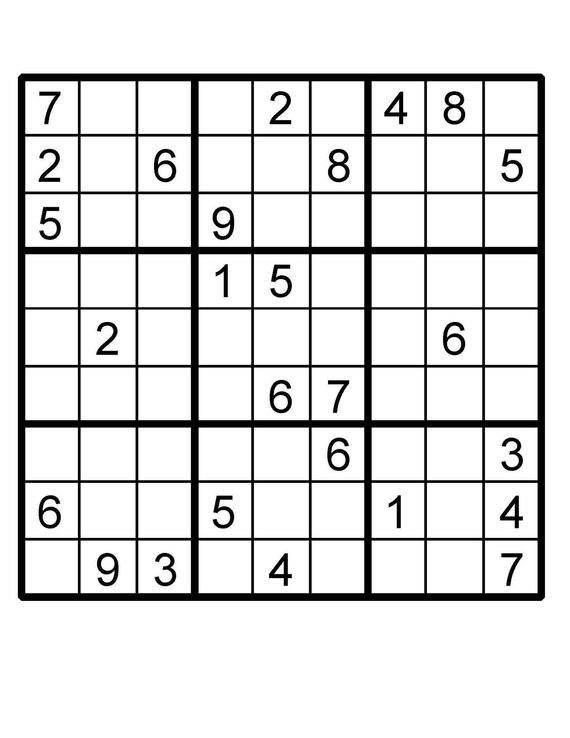
#> input picture sudoku3.jpg, 570 x 738 px
$ python main.py
#> lines starting #> are read from the running program, lines starting #| are printed output that depends on the picture; after the words box and inside, x2 and y2 are one past the last pixel; in counts of white or black regions, pixels touching at a corner belong together
import cv2
import numpy as np
import time

img = cv2.imread('sudoku3.jpg')
#> img is the input picture: shape (738, 570, 3); min 0, max 255, mean 222.3
# blur = cv2.bilateralFilter(img,9,75,75)
gray = cv2.GaussianBlur(img,(7,7),0)
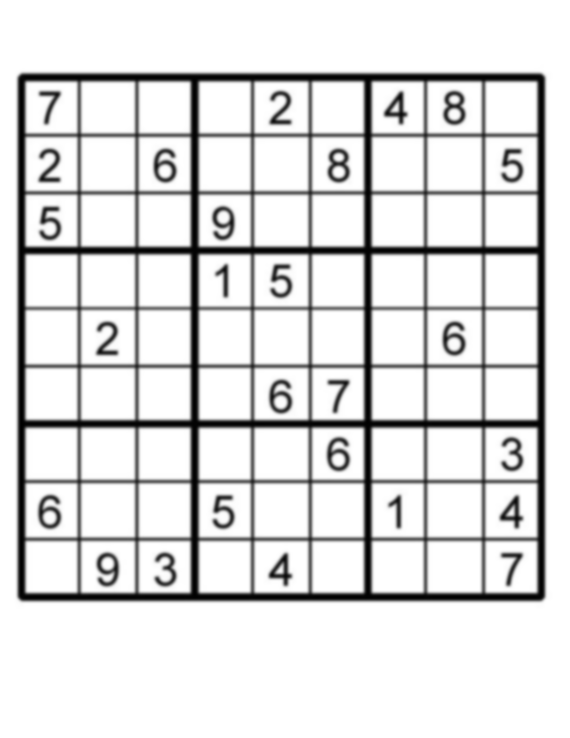
#> gray: shape (738, 570, 3); min 1, max 255, mean 222.4
gray = cv2.cvtColor(img, cv2.COLOR_BGR2GRAY)
#> gray: shape (738, 570)
ret, gray = cv2.threshold(gray, 127, 255, 0)
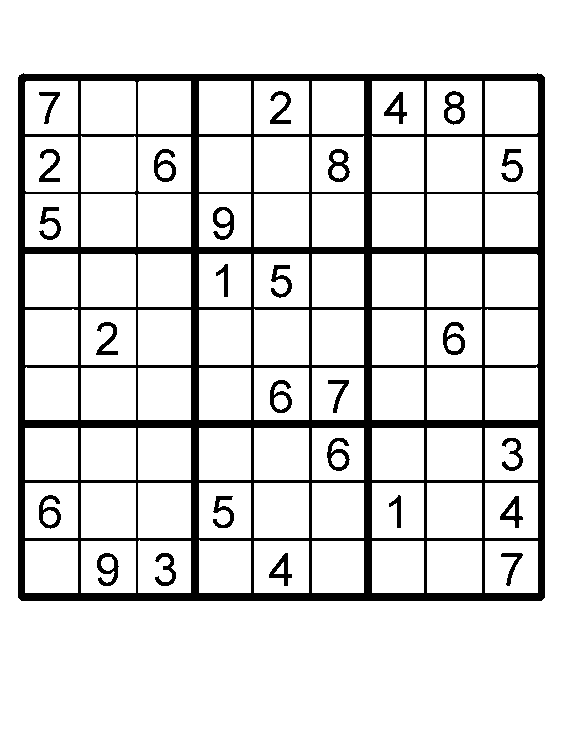
#> gray: shape (738, 570); 87% white; 27 black regions
contours, hierarchy = cv2.findContours(gray, cv2.RETR_TREE, cv2.CHAIN_APPROX_SIMPLE)
#> contours = 123 contours; largest, box (x1, y1, x2, y2) and area: (0, 0, 570, 738) 419353, (17, 72, 546, 602) 278756, (81, 136, 136, 192) 2917, (427, 309, 482, 365) 2916, (254, 309, 309, 365) 2916
contours = sorted(contours, key=cv2.contourArea, reverse=True)
polygon = contours[1]
#> polygon = contour of 18 points, box (x1, y1, x2, y2) (17, 72, 546, 602), area 278756
# second = contours[1]
# print(len(second))
# print(1980*18/5)
pts1 = []
X = [x for x in range(0, 450, 50)]
print(X)
epsilon = 0.1*cv2.arcLength(polygon,True)
#> epsilon = 210.5
approx = cv2.approxPolyDP(polygon,epsilon,True)
#> approx = [[19, 74], [545, 77], [541, 601], [17, 597]]
# print(approx)
for i in range(len(approx)):
	pts1.append([approx[i][0][0], approx[i][0][1]])
	cv2.circle(img, (approx[i][0][0], approx[i][0][1]), 3, (0,255,0), -1)
#> this loop made 4 passes
#> img: shape (738, 570, 3); 0.03% of pixels changed, all inside (x1, y1, x2, y2) = (14, 71, 549, 605)
#> after the loop, pts1 = [[19, 74], [545, 77], [541, 601], [17, 597]]

pts1 = np.float32(pts1)
pts2 = np.float32([[0,0],[450,0],[450,450],[0,450]])

M = cv2.getPerspectiveTransform(pts1,pts2)
#> M = [[0.857, 0.00328, -16.52], [-0.00489, 0.857, -63.31], [3.73e-06, -7.22e-06, 1]]
dst = cv2.warpPerspective(img,M,(450,450))
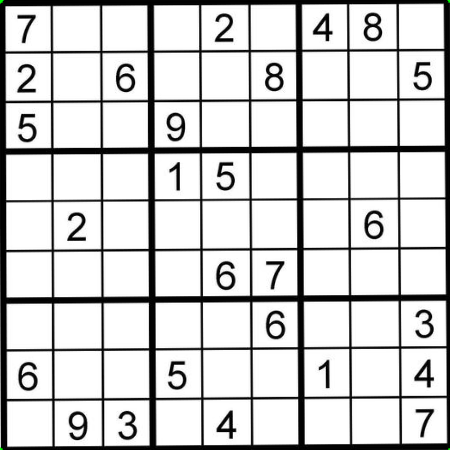
#> dst: shape (450, 450, 3); mean B, G, R 208.1, 208.1, 208.1

# for i in range(len(second)):
	# cv2.circle(img, (second[i][0][0], second[i][0][1]), 7, (255,0,0), -1)
# cv2.drawContours(img, contours[1], -1, (255,0,0), 3)
cv2.imshow('input', dst)

cv2.waitKey(0)
cv2.destroyAllWindows()

$ run again, with sudoku2.jpg copied over sudoku3.jpg
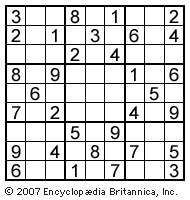
#> input picture sudoku2.jpg, 190 x 200 px
#> img is the input picture: shape (200, 190, 3); min 0, max 255, mean 209.6
#> contours = 235 contours, 115 with area under 20; largest, box (x1, y1, x2, y2) and area: (0, 0, 190, 200) 37611, (4, 4, 186, 182) 32035, (145, 161, 164, 179) 306, (105, 161, 124, 179) 306, (66, 161, 85, 179) 306
#> polygon = [[4, 5], [5, 4], [184, 4], [185, 5], [185, 180], [184, 181], [5, 181], [4, 180]]
#> epsilon = 71.37
#> approx = [[4, 5], [184, 4], [185, 180], [5, 181]]
#> the loop `for i in range(len(approx)):` made 4 passes
#> after the loop `for i in range(len(approx)):`:
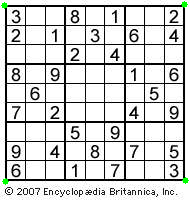
#> img: shape (200, 190, 3); 0.31% of pixels changed, all inside (x1, y1, x2, y2) = (1, 1, 189, 185)
#> M = [[2.5, -0.0142, -9.93], [0.0142, 2.56, -12.84], [-6.61e-19, -4.9e-19, 1]]
#> `dst = cv2.warpPerspective(img,M,(450,450))`:
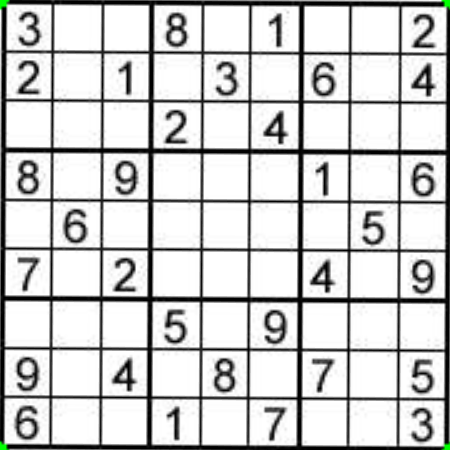
#> dst: shape (450, 450, 3); mean B, G, R 204.7, 204.9, 204.7

$ run again, with sudoku5.jpg copied over sudoku3.jpg
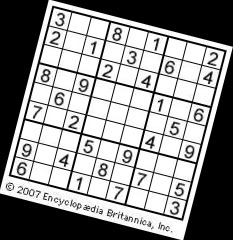
#> input picture sudoku5.jpg, 233 x 240 px
#> img is the input picture: shape (240, 233, 3); min 0, max 255, mean 142.2
#> `ret, gray = cv2.threshold(gray, 127, 255, 0)`:
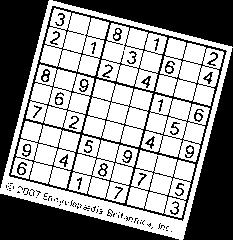
#> gray: shape (240, 233); 56.3% white; 99 black regions (62 under 20 px)
#> contours = 535 contours, 461 with area under 20; largest, box (x1, y1, x2, y2) and area: (0, 0, 233, 240) 37615, (8, 5, 228, 222) 32024, (83, 79, 153, 147) 3106, (68, 135, 138, 203) 3104, (97, 23, 167, 91) 3095
#> polygon = contour of 356 points, box (x1, y1, x2, y2) (8, 5, 228, 222), area 32024
#> epsilon = 76.4
#> approx = [[52, 5], [227, 51], [182, 221], [8, 175]]
#> the loop `for i in range(len(approx)):` made 4 passes
#> M = [[2.41, 0.624, -128.6], [-0.648, 2.47, 21.38], [1.55e-05, -2.74e-05, 1]]
#> `dst = cv2.warpPerspective(img,M,(450,450))`:
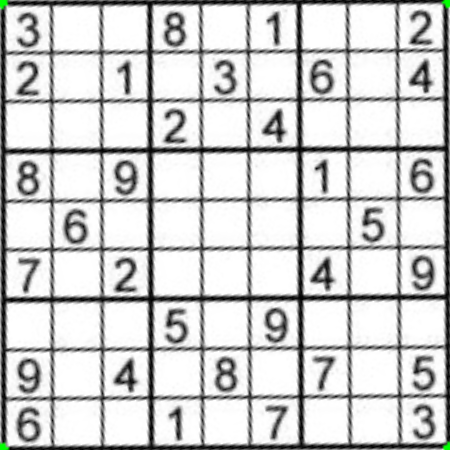
#> dst: shape (450, 450, 3); mean B, G, R 204.6, 204.9, 204.6

$ run again, with sudoku.png saved as sudoku3.jpg
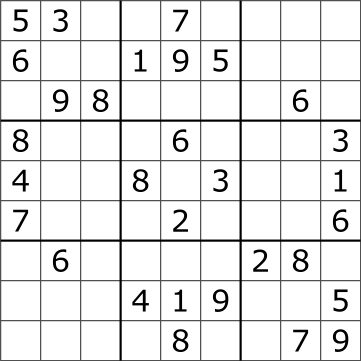
#> input picture sudoku.png, 361 x 361 px
#> img is the input picture: shape (361, 361, 3); min 0, max 255, mean 231.8
#> `ret, gray = cv2.threshold(gray, 127, 255, 0)`:
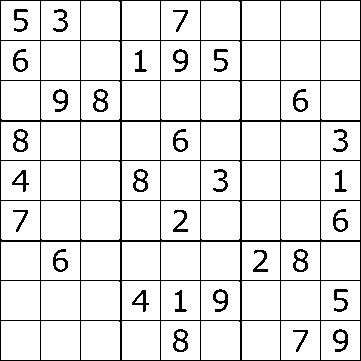
#> gray: shape (361, 361); 90.3% white; black in thin lines or dots
#> contours = 132 contours; largest, box (x1, y1, x2, y2) and area: (321, 321, 360, 360) 1444, (281, 321, 320, 360) 1444, (161, 321, 200, 360) 1444, (41, 321, 80, 360) 1444, (1, 321, 40, 360) 1444
#> polygon = [[281, 321], [281, 359], [319, 359], [319, 321]]
#> epsilon = 15.2
#> approx = [[281, 321], [281, 359], [319, 359], [319, 321]]
#> the loop `for i in range(len(approx)):` made 4 passes
#> M = [[-1.03e-14, 11.84, -3801.3], [11.84, -3.77e-16, -3327.6], [-3.32e-18, -3.32e-18, 1]]
#> `dst = cv2.warpPerspective(img,M,(450,450))`:
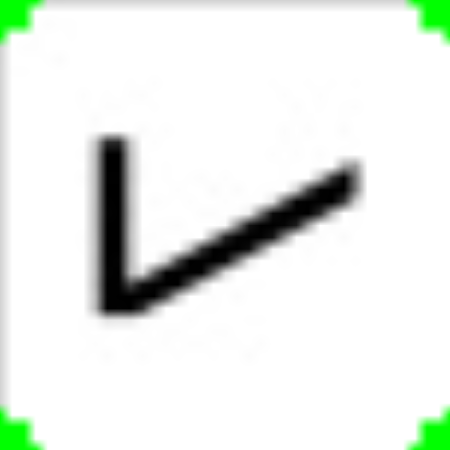
#> dst: shape (450, 450, 3); mean B, G, R 231.8, 237, 231.8
